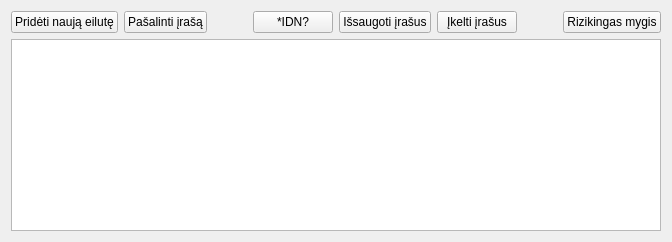
      <widget class="QWidget" name="tcpipDevicesTab">
       <attribute name="title">
        <string>Tinklo (TCP/IP) prietaisai</string>
       </attribute>
       <layout class="QGridLayout" name="gridLayout_4">
        <item row="0" column="0">
         <layout class="QHBoxLayout" name="horizontalLayout_2">
          <item>
           <widget class="QPushButton" name="addDeviceEntryTableButton">
            <property name="text">
             <string>Pridėti naują eilutę</string>
            </property>
           </widget>
          </item>
          <item>
           <widget class="QPushButton" name="removeSelectedRowButton">
            <property name="text">
             <string>Pašalinti įrašą</string>
            </property>
           </widget>
          </item>
          <item>
           <spacer name="horizontalSpacer_6">
            <property name="orientation">
             <enum>Qt::Horizontal</enum>
            </property>
            <property name="sizeType">
             <enum>QSizePolicy::Fixed</enum>
            </property>
            <property name="sizeHint" stdset="0">
             <size>
              <width>40</width>
              <height>20</height>
             </size>
            </property>
           </spacer>
          </item>
          <item>
           <widget class="QPushButton" name="getIDNfroSelectedIPButton">
            <property name="text">
             <string>*IDN?</string>
            </property>
           </widget>
          </item>
          <item>
           <widget class="QPushButton" name="saveEntriesButton">
            <property name="text">
             <string>Išsaugoti įrašus</string>
            </property>
           </widget>
          </item>
          <item>
           <widget class="QPushButton" name="loadEntriesButton">
            <property name="text">
             <string>Įkelti įrašus</string>
            </property>
           </widget>
          </item>
          <item>
           <spacer name="horizontalSpacer_7">
            <property name="orientation">
             <enum>Qt::Horizontal</enum>
            </property>
            <property name="sizeHint" stdset="0">
             <size>
              <width>40</width>
              <height>20</height>
             </size>
            </property>
           </spacer>
          </item>
          <item>
           <widget class="QPushButton" name="connectoAllDevicesButton">
            <property name="text">
             <string>Rizikingas mygis</string>
            </property>
           </widget>
          </item>
         </layout>
        </item>
        <item row="1" column="0">
         <widget class="QTableWidget" name="tableWithTCPIPDevices">
          <property name="selectionMode">
           <enum>QAbstractItemView::SingleSelection</enum>
          </property>
          <property name="selectionBehavior">
           <enum>QAbstractItemView::SelectRows</enum>
          </property>
          <attribute name="horizontalHeaderDefaultSectionSize">
           <number>250</number>
          </attribute>
          <attribute name="horizontalHeaderStretchLastSection">
           <bool>true</bool>
          </attribute>
         </widget>
        </item>
       </layout>
      </widget>
